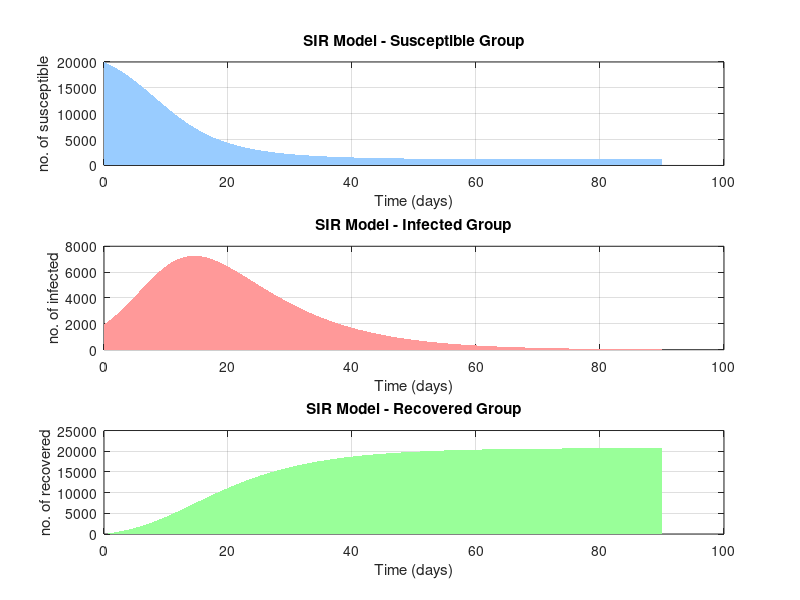
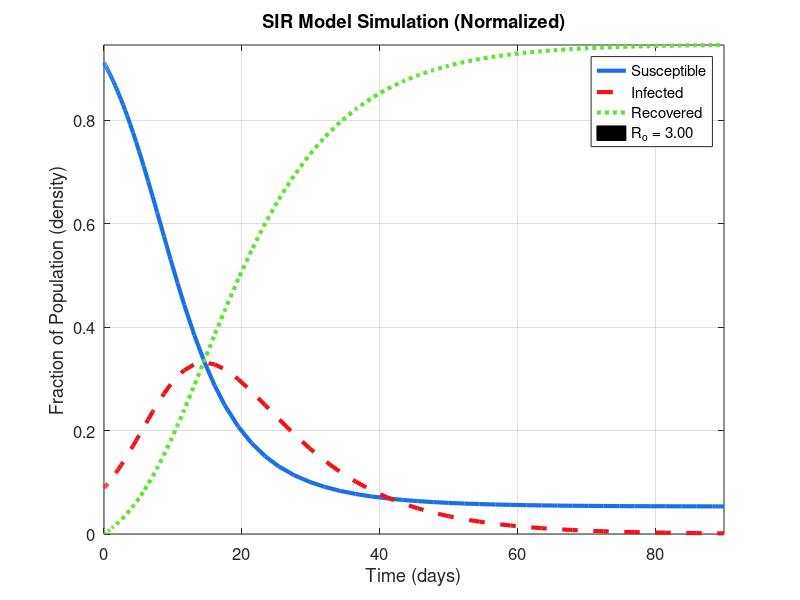

MATLAB code for these plots, in order:
%-------------------------------------------------------------------------%
%           TRADITIONAL Susceptible-Infected-Recovered MODEL
%-------------------------------------------------------------------------%

% Initialize Parameters
  infection_rate = 0.3;               % initial infection rate
  recovery_rate = 0.1;                % initial recovery rate
  R_o = infection_rate / recovery_rate; % basic reproduction number
  T_span = [0 90];                    % simulation duration time            

% Initial conditions
  S0 = 20000;                         % initial susceptible population
  I0 = 1948;                          % initial infected population
  R0 = 0;                             % initial recovered population
  N = S0 + I0 + R0;                   % total population
  initial_conditions = [S0; I0; R0];  % initial conditions for vector
  
% SIR model equations
  SIR_model = @(t, SIR) [
             -infection_rate * SIR(1) * SIR(2) / N;  
             infection_rate * SIR(1) * SIR(2) / N - recovery_rate * SIR(2);
             recovery_rate * SIR(2)                 
                        ];

% Solve the SIR model using ode45
  [t, SIR] = ode45(SIR_model, T_span, initial_conditions);

%---------------------------- RESULT ANALYSIS ----------------------------%
% Subplots of number of individuals in each compartment
  S = SIR(:,1);
  I = SIR(:,2);
  R = SIR(:,3);

% Susceptible - light blue
  subplot(3,1,1);
  area(t, S, 'FaceColor', [0.6 0.8 1], 'EdgeColor', 'none');
  xlabel('Time (days)');
  ylabel('no. of susceptible');
  title('SIR Model - Susceptible Group');
  grid on;

% Infected - Light Red
  subplot(3,1,2);
  area(t, I, 'FaceColor', [1 0.6 0.6], 'EdgeColor', 'none'); 
  xlabel('Time (days)');
  ylabel('no. of infected');
  title('SIR Model - Infected Group');
  grid on;

% Recovered - Light Green
  subplot(3,1,3);
  area(t, R, 'FaceColor', [0.6 1 0.6], 'EdgeColor', 'none'); 
  xlabel('Time (days)');
  ylabel('no. of recovered');
  title('SIR Model - Recovered Group');
  grid on;

% ------------------------ PLOT : Complete SIR ---------------------------%
% Normalize the SIR data
  S_norm = S / N;
  I_norm = I / N;
  R_norm = R / N;

  figure;
  plot(t, S_norm, '-', 'Color', [0.1, 0.44, 0.9], 'LineWidth', 3);
  hold on;
  plot(t, I_norm, '--', 'Color', [0.95, 0.07, 0.09], 'LineWidth', 3);
  plot(t, R_norm, ':', 'Color', [0.37, 0.9, 0.18], 'LineWidth', 3);
  hold off;
% Create dummy variable to produce R_o value at the legend
  h_dummy = patch(nan, nan, 'k');
  
  xlabel('Time (days)');
  ylabel('Fraction of Population (density)');
  title('SIR Model Simulation (Normalized)'); 
  legend({'Susceptible', 'Infected', 'Recovered',...
          ['R_o = ' num2str(R_o, '%.2f')]}, 'Location', 'best');
  grid on;
  axis tight;
  set(gca, 'FontSize', 12); % Adjust font size
  box on;
